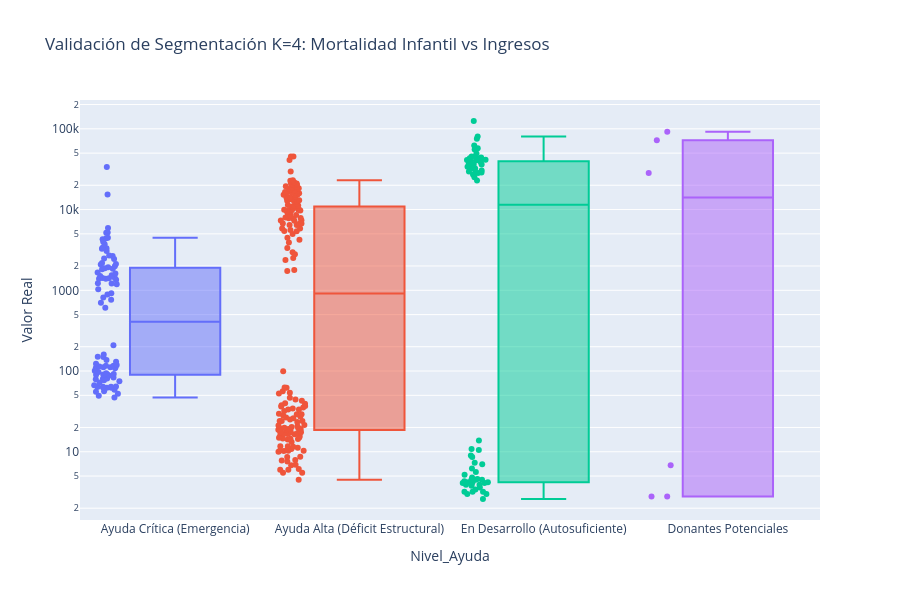
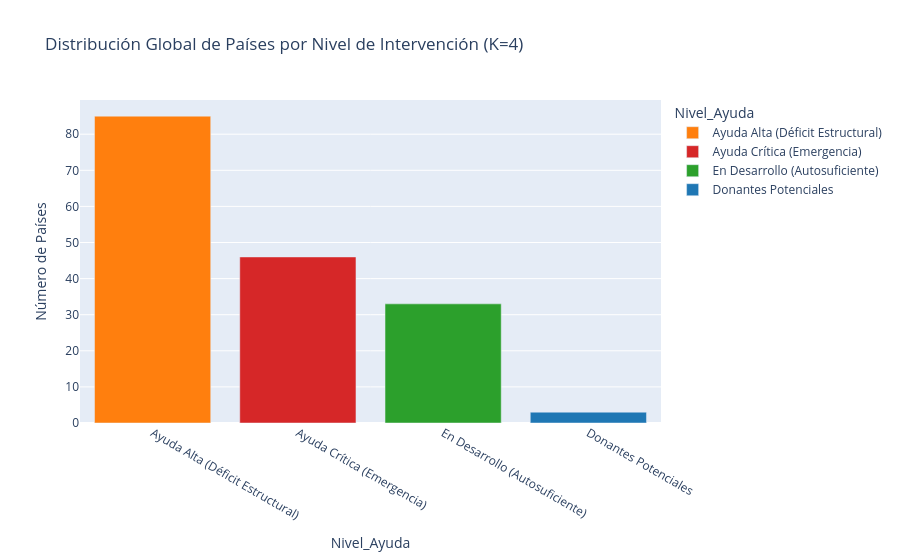

Here is the notebook cell these charts were saved with, in order:
### Markdown cell above
**Ejercicio 4**: Interpretar y explicar los resultados obtenidos en base a nuestro problema concreto.

* Desde la ONG se tiene conocimiento de que las variables más representativas para decidir si un país necesita o no ayuda son el ingreso neto (income) y la mortalidad infantil (child_mort). Dibuja un boxplot de ambas variables respecto a los clústeres etiquetados para determinar el nivel de ayuda para cada uno de los diferentes grupos. **Nota**: Si hemos obtenido dos clústers finales, los niveles de ayuda serán (necesita ayuda/no necesita ayuda), si son 3 (no necesita ayuda / necesita ayuda moderada/ necesita mucha ayuda) y así sucesivamente.

*   Utilizando la librería *kaileido* y *plotly.express* **dibuja un mapa mundi** dónde se refleje el nivel de ayuda necesario por país en función de los clústeres realizados. Que cada nivel de ayuda (clúster) tenga un color diferente.


*   **Conclusiones**: En función de nuestro análisis, ¿qué países debería priorizar Ayuda Internacional para depositar su ayuda y sus recursos? ¿Qué mejoras o implementaciones podríamos hacer a este análisis para mejorar sus resultados? Razona las respuestas de manera argumentada.

### Code cell
import plotly.express as px

# REENTRENAMIENTO CON K=4 COMO MODELO FINAL
print("="*70)
print("MODELO FINAL: K-MEANS CON K=4 CLUSTERS")
print("="*70)

# Entrenar modelo K=4 en X_scaled
kmeans_final_k4 = KMeans(n_clusters=4, random_state=42, n_init=10)
df['Cluster'] = kmeans_final_k4.fit_predict(X_scaled)

# Evaluar métricas
silhouette_final = silhouette_score(X_scaled, df['Cluster'])
davies_bouldin_final = davies_bouldin_score(X_scaled, df['Cluster'])
calinski_harabasz_final = calinski_harabasz_score(X_scaled, df['Cluster'])

print(f"\nMétricas del modelo final (K=4):")
print(f"  • Silhouette Score: {silhouette_final:.3f}")
print(f"  • Davies-Bouldin Index: {davies_bouldin_final:.3f}")
print(f"  • Calinski-Harabasz Index: {calinski_harabasz_final:.3f}")

# 1. PERFILADO Y ETIQUETADO DE CLUSTERS (4 CLUSTERS)
# Calculo las medias de variables clave para caracterizar cada cluster
perfil_clusters = df.groupby('Cluster')[['child_mort', 'income', 'gdpp', 'life_expec']].mean().sort_values('child_mort', ascending=False)
print("\n--- PERFIL MEDIO DE CADA CLUSTER (Variables Originales) ---")
print(perfil_clusters.round(1))
print()

# ASIGNACIÓN DE ETIQUETAS (4 NIVELES CON ENFOQUE ESTRATÉGICO DUAL)
# Identifico clusters por mortalidad infantil y nivel económico
cluster_ids_sorted = perfil_clusters.index.tolist()

# Mapa de etiquetado semántico
mapa_ayuda = {
    cluster_ids_sorted[0]: 'Ayuda Crítica (Emergencia)',
    cluster_ids_sorted[1]: 'Ayuda Alta (Déficit Estructural)',
    cluster_ids_sorted[2]: 'En Desarrollo (Autosuficiente)',
    cluster_ids_sorted[3]: 'Donantes Potenciales'
}

df['Nivel_Ayuda'] = df['Cluster'].map(mapa_ayuda)

print("--- ASIGNACIÓN DE NIVELES DE INTERVENCIÓN ---")
for cluster_id, label in mapa_ayuda.items():
    count = (df['Cluster'] == cluster_id).sum()
    child_mort = df[df['Cluster'] == cluster_id]['child_mort'].mean()
    income = df[df['Cluster'] == cluster_id]['income'].mean()
    print(f"Cluster {cluster_id} ({count} países): {label}")
    print(f"   Mortalidad infantil promedio: {child_mort:.1f}")
    print(f"   Ingreso promedio: ${income:,.0f}")
    print()

# 2. VALIDACIÓN DE ASIGNACIÓN CON BOXPLOTS
print("\n--- VALIDACIÓN CON BOXPLOTS (Variables Clave) ---")
fig_box = px.box(df,
                 x='Nivel_Ayuda',
                 y=['child_mort', 'income'],
                 color='Nivel_Ayuda',
                 points="all",
                 hover_name='country',
                 title='Validación de Segmentación K=4: Mortalidad Infantil vs Ingresos',
                 labels={'value': 'Valor Real', 'variable': 'Métrica'})

fig_box.update_layout(yaxis_type="log", showlegend=False, height=600)
fig_box.show()

print("Boxplots generados correctamente. Se observa separación clara entre todos cuatro niveles.")

# 3. MAPA MUNDI DE PRIORIZACIÓN
print("\n--- GENERACIÓN DEL MAPA MUNDI ---")

print(f"Total de países en dataset: {len(df)}")
print(f"Países únicos: {df['country'].nunique()}")

# Mapeo directo
fig_map = px.choropleth(df,
                        locations='country',
                        locationmode='country names',
                        color='Nivel_Ayuda',
                        title='Mapa Global de Clasificación de Países por Necesidad de Intervención',
                        hover_data={'child_mort': ':.1f', 'income': ':.0f', 'gdpp': ':.0f', 'country': True},
                        color_discrete_map={
                            'Ayuda Crítica (Emergencia)': '#d62728',
                            'Ayuda Alta (Déficit Estructural)': '#ff7f0e',
                            'En Desarrollo (Autosuficiente)': '#2ca02c',
                            'Donantes Potenciales': '#1f77b4'
                        })

fig_map.update_layout(
    geo=dict(showframe=False, showcoastlines=True, projection_type='equirectangular'),
    height=700,
    title_font_size=16
)
fig_map.show()

# Guardar versión interactiva
print("Guardando versión interactiva del mapa...")
fig_map.write_html("mapa_prioridad_ong.html")
print("Mapa guardado como: mapa_prioridad_ong.html")

# 4. LISTADO DE PAÍSES PRIORITARIOS
print("\n" + "="*70)
print("TOP 15 PAÍSES CON MÁXIMA PRIORIDAD (AYUDA CRÍTICA)")
print("="*70)
top_priority = df[df['Nivel_Ayuda'] == 'Ayuda Crítica (Emergencia)'].sort_values('child_mort', ascending=False)
print(top_priority[['country', 'child_mort', 'income', 'gdpp', 'life_expec']].head(15).to_string())

# 5. IDENTIFICACIÓN DE DONANTES POTENCIALES
print("\n" + "="*70)
print("DONANTES POTENCIALES (ECONOMÍAS DESARROLLADAS)")
print("="*70)
donantes = df[df['Nivel_Ayuda'] == 'Donantes Potenciales'].sort_values('income', ascending=False)
print(f"\nTotal de potenciales donantes identificados: {len(donantes)}")
print(donantes[['country', 'income', 'gdpp', 'life_expec']].to_string())

# 6. ANÁLISIS COMPLETO POR NIVEL DE INTERVENCIÓN
print("\n" + "="*70)
print("RESUMEN ESTADÍSTICO POR NIVEL DE INTERVENCIÓN")
print("="*70)
resumen = df.groupby('Nivel_Ayuda')[['child_mort', 'income', 'life_expec', 'gdpp']].agg(['mean', 'min', 'max', 'count'])
print(resumen.round(1))

# 7. DISTRIBUCIÓN DE PAÍSES POR NIVEL (GRÁFICO)
print("\n--- DISTRIBUCIÓN DE PAÍSES POR NIVEL ---")
dist_ayuda = df['Nivel_Ayuda'].value_counts()
print(dist_ayuda)

fig_dist = px.bar(dist_ayuda,
                  title='Distribución Global de Países por Nivel de Intervención (K=4)',
                  labels={'value': 'Número de Países', 'index': 'Nivel de Intervención'},
                  color=dist_ayuda.index,
                  color_discrete_map={
                      'Ayuda Crítica (Emergencia)': '#d62728',
                      'Ayuda Alta (Déficit Estructural)': '#ff7f0e',
                      'En Desarrollo (Autosuficiente)': '#2ca02c',
                      'Donantes Potenciales': '#1f77b4'
                  })
fig_dist.show()

### Figure 1 — Plotly figure (JSON) as saved in the notebook; plotly's stock layout.template omitted (floating-point values rounded to 4 significant figures; data arrays with more than 128 entries replaced by an {"elided": "..."} marker saying what was removed)
{"data": [{"alignmentgroup": "True", "boxpoints": "all", "hovertemplate": "<b>%{hovertext}</b><br><br>Nivel_Ayuda=%{x}<br>Valor Real=%{y}<extra></extra>", "hovertext": ["Afghanistan", "Angola", "Bangladesh", "Benin", "Burkina Faso", "Burundi", "Cameroon", "Central African Republic", "Chad", "Comoros", "Congo, Dem. Rep.", "Congo, Rep.", "Cote d'Ivoire", "Equatorial Guinea", "Eritrea", "Gabon", "Gambia", "Ghana", "Guinea", "Guinea-Bissau", "Haiti", "India", "Kenya", "Lao", "Liberia", "Madagascar", "Malawi", "Mali", "Mauritania", "Mozambique", "Myanmar", "Nepal", "Niger", "Nigeria", "Pakistan", "Rwanda", "Senegal", "Sierra Leone", "Sudan", "Tajikistan", "Tanzania", "Timor-Leste", "Togo", "Uganda", "Yemen", "Zambia", "Afghanistan", "Angola", "Bangladesh", "Benin", "Burkina Faso", "Burundi", "Cameroon", "Central African Republic", "Chad", "Comoros", "Congo, Dem. Rep.", "Congo, Rep.", "Cote d'Ivoire", "Equatorial Guinea", "Eritrea", "Gabon", "Gambia", "Ghana", "Guinea", "Guinea-Bissau", "Haiti", "India", "Kenya", "Lao", "Liberia", "Madagascar", "Malawi", "Mali", "Mauritania", "Mozambique", "Myanmar", "Nepal", "Niger", "Nigeria", "Pakistan", "Rwanda", "Senegal", "Sierra Leone", "Sudan", "Tajikistan", "Tanzania", "Timor-Leste", "Togo", "Uganda", "Yemen", "Zambia"], "legendgroup": "Ayuda Crítica (Emergencia)", "marker": {"color": "#636efa"}, "name": "Ayuda Crítica (Emergencia)", "notched": false, "offsetgroup": "Ayuda Crítica (Emergencia)", "orientation": "v", "showlegend": true, "type": "box", "x": ["Ayuda Crítica (Emergencia)", "Ayuda Crítica (Emergencia)", "Ayuda Crítica (Emergencia)", "Ayuda Crítica (Emergencia)", "Ayuda Crítica (Emergencia)", "Ayuda Crítica (Emergencia)", "Ayuda Crítica (Emergencia)", "Ayuda Crítica (Emergencia)", "Ayuda Crítica (Emergencia)", "Ayuda Crítica (Emergencia)", "Ayuda Crítica (Emergencia)", "Ayuda Crítica (Emergencia)", "Ayuda Crítica (Emergencia)", "Ayuda Crítica (Emergencia)", "Ayuda Crítica (Emergencia)", "Ayuda Crítica (Emergencia)", "Ayuda Crítica (Emergencia)", "Ayuda Crítica (Emergencia)", "Ayuda Crítica (Emergencia)", "Ayuda Crítica (Emergencia)", "Ayuda Crítica (Emergencia)", "Ayuda Crítica (Emergencia)", "Ayuda Crítica (Emergencia)", "Ayuda Crítica (Emergencia)", "Ayuda Crítica (Emergencia)", "Ayuda Crítica (Emergencia)", "Ayuda Crítica (Emergencia)", "Ayuda Crítica (Emergencia)", "Ayuda Crítica (Emergencia)", "Ayuda Crítica (Emergencia)", "Ayuda Crítica (Emergencia)", "Ayuda Crítica (Emergencia)", "Ayuda Crítica (Emergencia)", "Ayuda Crítica (Emergencia)", "Ayuda Crítica (Emergencia)", "Ayuda Crítica (Emergencia)", "Ayuda Crítica (Emergencia)", "Ayuda Crítica (Emergencia)", "Ayuda Crítica (Emergencia)", "Ayuda Crítica (Emergencia)", "Ayuda Crítica (Emergencia)", "Ayuda Crítica (Emergencia)", "Ayuda Crítica (Emergencia)", "Ayuda Crítica (Emergencia)", "Ayuda Crítica (Emergencia)", "Ayuda Crítica (Emergencia)", "Ayuda Crítica (Emergencia)", "Ayuda Crítica (Emergencia)", "Ayuda Crítica (Emergencia)", "Ayuda Crítica (Emergencia)", "Ayuda Crítica (Emergencia)", "Ayuda Crítica (Emergencia)", "Ayuda Crítica (Emergencia)", "Ayuda Crítica (Emergencia)", "Ayuda Crítica (Emergencia)", "Ayuda Crítica (Emergencia)", "Ayuda Crítica (Emergencia)", "Ayuda Crítica (Emergencia)", "Ayuda Crítica (Emergencia)", "Ayuda Crítica (Emergencia)", "Ayuda Crítica (Emergencia)", "Ayuda Crítica (Emergencia)", "Ayuda Crítica (Emergencia)", "Ayuda Crítica (Emergencia)", "Ayuda Crítica (Emergencia)", "Ayuda Crítica (Emergencia)", "Ayuda Crítica (Emergencia)", "Ayuda Crítica (Emergencia)", "Ayuda Crítica (Emergencia)", "Ayuda Crítica (Emergencia)", "Ayuda Crítica (Emergencia)", "Ayuda Crítica (Emergencia)", "Ayuda Crítica (Emergencia)", "Ayuda Crítica (Emergencia)", "Ayuda Crítica (Emergencia)", "Ayuda Crítica (Emergencia)", "Ayuda Crítica (Emergencia)", "Ayuda Crítica (Emergencia)", "Ayuda Crítica (Emergencia)", "Ayuda Crítica (Emergencia)", "Ayuda Crítica (Emergencia)", "Ayuda Crítica (Emergencia)", "Ayuda Crítica (Emergencia)", "Ayuda Crítica (Emergencia)", "Ayuda Crítica (Emergencia)", "Ayuda Crítica (Emergencia)", "Ayuda Crítica (Emergencia)", "Ayuda Crítica (Emergencia)", "Ayuda Crítica (Emergencia)", "Ayuda Crítica (Emergencia)", "Ayuda Crítica (Emergencia)", "Ayuda Crítica (Emergencia)"], "x0": " ", "xaxis": "x", "y": [90.2, 119.0, 49.4, 111.0, 116.0, 93.6, 108.0, 149.0, 150.0, 88.2, 116.0, 63.9, 111.0, 111.0, 55.2, 63.7, 80.3, 74.7, 109.0, 114.0, 208.0, 58.8, 62.2, 78.9, 89.3, 62.2, 90.5, 137.0, 97.4, 101.0, 64.4, 47.0, 123.0, 130.0, 92.1, 63.6, 66.8, 160.0, 76.7, 52.4, 71.9, 62.6, 90.3, 81.0, 56.3, 83.1, 1610.0, 5900.0, 2440.0, 1820.0, 1430.0, 764.0, 2660.0, 888.0, 1930.0, 1410.0, 609.0, 5190.0, 2690.0, 33700.0, 1420.0, 15400.0, 1660.0, 3060.0, 1190.0, 1390.0, 1500.0, 4410.0, 2480.0, 3980.0, 700.0, 1390.0, 1030.0, 1870.0, 3320.0, 918.0, 3720.0, 1990.0, 814.0, 5150.0, 4280.0, 1350.0, 2180.0, 1220.0, 3370.0, 2110.0, 2090.0, 1850.0, 1210.0, 1540.0, 4480.0, 3280.0], "y0": " ", "yaxis": "y"}, {"alignmentgroup": "True", "boxpoints": "all", "hovertemplate": "<b>%{hovertext}</b><br><br>Nivel_Ayuda=%{x}<br>Valor Real=%{y}<extra></extra>", "hovertext": {"elided": "170 str values"}, "legendgroup": "Ayuda Alta (Déficit Estructural)", "marker": {"color": "#EF553B"}, "name": "Ayuda Alta (Déficit Estructural)", "notched": false, "offsetgroup": "Ayuda Alta (Déficit Estructural)", "orientation": "v", "showlegend": true, "type": "box", "x": {"elided": "170 str values"}, "x0": " ", "xaxis": "x", "y": {"elided": "170 float values"}, "y0": " ", "yaxis": "y"}, {"alignmentgroup": "True", "boxpoints": "all", "hovertemplate": "<b>%{hovertext}</b><br><br>Nivel_Ayuda=%{x}<br>Valor Real=%{y}<extra></extra>", "hovertext": ["Australia", "Austria", "Bahamas", "Belgium", "Brunei", "Canada", "Cyprus", "Czech Republic", "Denmark", "Finland", "France", "Germany", "Greece", "Iceland", "Ireland", "Israel", "Italy", "Japan", "Kuwait", "Netherlands", "New Zealand", "Norway", "Portugal", "Qatar", "Slovak Republic", "Slovenia", "South Korea", "Spain", "Sweden", "Switzerland", "United Arab Emirates", "United Kingdom", "United States", "Australia", "Austria", "Bahamas", "Belgium", "Brunei", "Canada", "Cyprus", "Czech Republic", "Denmark", "Finland", "France", "Germany", "Greece", "Iceland", "Ireland", "Israel", "Italy", "Japan", "Kuwait", "Netherlands", "New Zealand", "Norway", "Portugal", "Qatar", "Slovak Republic", "Slovenia", "South Korea", "Spain", "Sweden", "Switzerland", "United Arab Emirates", "United Kingdom", "United States"], "legendgroup": "En Desarrollo (Autosuficiente)", "marker": {"color": "#00cc96"}, "name": "En Desarrollo (Autosuficiente)", "notched": false, "offsetgroup": "En Desarrollo (Autosuficiente)", "orientation": "v", "showlegend": true, "type": "box", "x": ["En Desarrollo (Autosuficiente)", "En Desarrollo (Autosuficiente)", "En Desarrollo (Autosuficiente)", "En Desarrollo (Autosuficiente)", "En Desarrollo (Autosuficiente)", "En Desarrollo (Autosuficiente)", "En Desarrollo (Autosuficiente)", "En Desarrollo (Autosuficiente)", "En Desarrollo (Autosuficiente)", "En Desarrollo (Autosuficiente)", "En Desarrollo (Autosuficiente)", "En Desarrollo (Autosuficiente)", "En Desarrollo (Autosuficiente)", "En Desarrollo (Autosuficiente)", "En Desarrollo (Autosuficiente)", "En Desarrollo (Autosuficiente)", "En Desarrollo (Autosuficiente)", "En Desarrollo (Autosuficiente)", "En Desarrollo (Autosuficiente)", "En Desarrollo (Autosuficiente)", "En Desarrollo (Autosuficiente)", "En Desarrollo (Autosuficiente)", "En Desarrollo (Autosuficiente)", "En Desarrollo (Autosuficiente)", "En Desarrollo (Autosuficiente)", "En Desarrollo (Autosuficiente)", "En Desarrollo (Autosuficiente)", "En Desarrollo (Autosuficiente)", "En Desarrollo (Autosuficiente)", "En Desarrollo (Autosuficiente)", "En Desarrollo (Autosuficiente)", "En Desarrollo (Autosuficiente)", "En Desarrollo (Autosuficiente)", "En Desarrollo (Autosuficiente)", "En Desarrollo (Autosuficiente)", "En Desarrollo (Autosuficiente)", "En Desarrollo (Autosuficiente)", "En Desarrollo (Autosuficiente)", "En Desarrollo (Autosuficiente)", "En Desarrollo (Autosuficiente)", "En Desarrollo (Autosuficiente)", "En Desarrollo (Autosuficiente)", "En Desarrollo (Autosuficiente)", "En Desarrollo (Autosuficiente)", "En Desarrollo (Autosuficiente)", "En Desarrollo (Autosuficiente)", "En Desarrollo (Autosuficiente)", "En Desarrollo (Autosuficiente)", "En Desarrollo (Autosuficiente)", "En Desarrollo (Autosuficiente)", "En Desarrollo (Autosuficiente)", "En Desarrollo (Autosuficiente)", "En Desarrollo (Autosuficiente)", "En Desarrollo (Autosuficiente)", "En Desarrollo (Autosuficiente)", "En Desarrollo (Autosuficiente)", "En Desarrollo (Autosuficiente)", "En Desarrollo (Autosuficiente)", "En Desarrollo (Autosuficiente)", "En Desarrollo (Autosuficiente)", "En Desarrollo (Autosuficiente)", "En Desarrollo (Autosuficiente)", "En Desarrollo (Autosuficiente)", "En Desarrollo (Autosuficiente)", "En Desarrollo (Autosuficiente)", "En Desarrollo (Autosuficiente)"], "x0": " ", "xaxis": "x", "y": [4.8, 4.3, 13.8, 4.5, 10.5, 5.6, 3.6, 3.4, 4.1, 3.0, 4.2, 4.2, 3.9, 2.6, 4.2, 4.6, 4.0, 3.2, 10.8, 4.5, 6.2, 3.2, 3.9, 9.0, 7.0, 3.2, 4.1, 3.8, 3.0, 4.5, 8.6, 5.2, 7.3, 41400.0, 43200.0, 22900.0, 41100.0, 80600.0, 40700.0, 33900.0, 28300.0, 44000.0, 39800.0, 36900.0, 40400.0, 28700.0, 38800.0, 45700.0, 29600.0, 36200.0, 35800.0, 75200.0, 45500.0, 32300.0, 62300.0, 27200.0, 125000.0, 25200.0, 28700.0, 30400.0, 32500.0, 42900.0, 55500.0, 57600.0, 36200.0, 49400.0], "y0": " ", "yaxis": "y"}, {"alignmentgroup": "True", "boxpoints": "all", "hovertemplate": "<b>%{hovertext}</b><br><br>Nivel_Ayuda=%{x}<br>Valor Real=%{y}<extra></extra>", "hovertext": ["Luxembourg", "Malta", "Singapore", "Luxembourg", "Malta", "Singapore"], "legendgroup": "Donantes Potenciales", "marker": {"color": "#ab63fa"}, "name": "Donantes Potenciales", "notched": false, "offsetgroup": "Donantes Potenciales", "orientation": "v", "showlegend": true, "type": "box", "x": ["Donantes Potenciales", "Donantes Potenciales", "Donantes Potenciales", "Donantes Potenciales", "Donantes Potenciales", "Donantes Potenciales"], "x0": " ", "xaxis": "x", "y": [2.8, 6.8, 2.8, 91700.0, 28300.0, 72100.0], "y0": " ", "yaxis": "y"}], "layout": {"boxmode": "overlay", "height": 600, "legend": {"title": {"text": "Nivel_Ayuda"}, "tracegroupgap": 0}, "showlegend": false, "title": {"text": "Validación de Segmentación K=4: Mortalidad Infantil vs Ingresos"}, "xaxis": {"anchor": "y", "categoryarray": ["Ayuda Crítica (Emergencia)", "Ayuda Alta (Déficit Estructural)", "En Desarrollo (Autosuficiente)", "Donantes Potenciales"], "categoryorder": "array", "domain": [0, 1], "title": {"text": "Nivel_Ayuda"}}, "yaxis": {"anchor": "x", "domain": [0, 1], "title": {"text": "Valor Real"}, "type": "log"}}}

### Figure 2 — Plotly figure (JSON) as saved in the notebook; plotly's stock layout.template omitted (floating-point values rounded to 4 significant figures)
{"data": [{"hovertemplate": "Nivel_Ayuda=%{x}<br>Número de Países=%{y}<extra></extra>", "legendgroup": "Ayuda Alta (Déficit Estructural)", "marker": {"color": "#ff7f0e", "pattern": {"shape": ""}}, "name": "Ayuda Alta (Déficit Estructural)", "orientation": "v", "showlegend": true, "textposition": "auto", "type": "bar", "x": ["Ayuda Alta (Déficit Estructural)"], "xaxis": "x", "y": [85], "yaxis": "y"}, {"hovertemplate": "Nivel_Ayuda=%{x}<br>Número de Países=%{y}<extra></extra>", "legendgroup": "Ayuda Crítica (Emergencia)", "marker": {"color": "#d62728", "pattern": {"shape": ""}}, "name": "Ayuda Crítica (Emergencia)", "orientation": "v", "showlegend": true, "textposition": "auto", "type": "bar", "x": ["Ayuda Crítica (Emergencia)"], "xaxis": "x", "y": [46], "yaxis": "y"}, {"hovertemplate": "Nivel_Ayuda=%{x}<br>Número de Países=%{y}<extra></extra>", "legendgroup": "En Desarrollo (Autosuficiente)", "marker": {"color": "#2ca02c", "pattern": {"shape": ""}}, "name": "En Desarrollo (Autosuficiente)", "orientation": "v", "showlegend": true, "textposition": "auto", "type": "bar", "x": ["En Desarrollo (Autosuficiente)"], "xaxis": "x", "y": [33], "yaxis": "y"}, {"hovertemplate": "Nivel_Ayuda=%{x}<br>Número de Países=%{y}<extra></extra>", "legendgroup": "Donantes Potenciales", "marker": {"color": "#1f77b4", "pattern": {"shape": ""}}, "name": "Donantes Potenciales", "orientation": "v", "showlegend": true, "textposition": "auto", "type": "bar", "x": ["Donantes Potenciales"], "xaxis": "x", "y": [3], "yaxis": "y"}], "layout": {"barmode": "relative", "legend": {"title": {"text": "Nivel_Ayuda"}, "tracegroupgap": 0}, "title": {"text": "Distribución Global de Países por Nivel de Intervención (K=4)"}, "xaxis": {"anchor": "y", "categoryarray": ["Ayuda Alta (Déficit Estructural)", "Ayuda Crítica (Emergencia)", "En Desarrollo (Autosuficiente)", "Donantes Potenciales"], "categoryorder": "array", "domain": [0, 1], "title": {"text": "Nivel_Ayuda"}}, "yaxis": {"anchor": "x", "domain": [0, 1], "title": {"text": "Número de Países"}}}}
